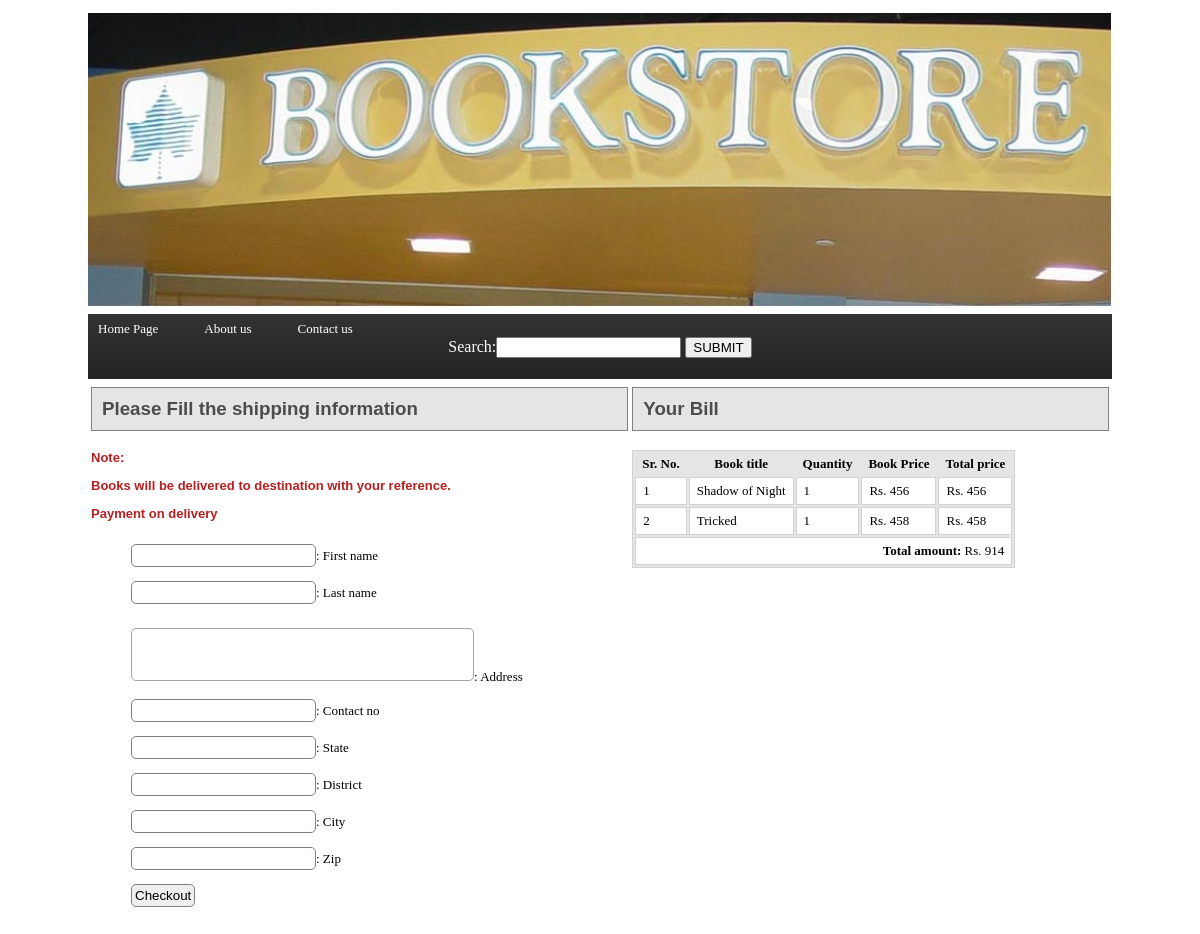
/checkout.php (signed in), run on the app's committed database.
### tables this page shows
CREATE TABLE IF NOT EXISTS `shopping_cart` (
  `cart_id` int(11) NOT NULL AUTO_INCREMENT,
  `book_id` int(11) NOT NULL,
  `user_id` int(11) NOT NULL,
  `quantity` smallint(6) NOT NULL DEFAULT '1',
  `price` int(11) NOT NULL,
  `total_price` int(11) NOT NULL,
  `last_update` int(11) NOT NULL,
  PRIMARY KEY (`cart_id`)
);

CREATE TABLE IF NOT EXISTS `books` (
  `book_id` int(11) NOT NULL AUTO_INCREMENT,
  `book_title` varchar(60) NOT NULL,
  `author_id` int(11) NOT NULL,
  `category_id` int(11) NOT NULL,
  `publisher` varchar(30) NOT NULL,
  `isbn` bigint(20) NOT NULL,
  `quantity` int(11) NOT NULL,
  `price` decimal(10,2) NOT NULL,
  `rating` int(11) DEFAULT NULL,
  `pages` int(11) NOT NULL,
  `description` varchar(1000) DEFAULT NULL,
  `image_name` varchar(60) DEFAULT NULL,
  `image_path` varchar(100) DEFAULT NULL,
  PRIMARY KEY (`book_id`),
  KEY `author_id` (`author_id`),
  KEY `category_id` (`category_id`)
);

### DbFunctions.php (called while the page is built, shortened)
<?php
function select($sql)
{
	$con=DbConnect();
	$result=mysql_query($sql,$con) or die('Error on select query '.mysql_error());
	if(mysql_num_rows($result)>0)
	{
		return $result;
	}
	else
	{
	return 'false';
	}
}
function select_unique($sql)
{
	$con=DbConnect();
	$result=mysql_query($sql,$con) or die('Error on select query '.mysql_error());
	if(mysql_num_rows($result)>0)
	{
		$row=mysql_fetch_assoc($result);
		return $row;
	}
	else
	{
	return 'false';
	}
}
?>

### checkout.php (the view, shortened to what this page needs)
<?php
$user_id=@$_SESSION['user_id'];
?>
<html>
<head>
	<link rel="stylesheet" type="text/css" href="ecomm.css"/>
</head>
<body>
	<div class="container">
	<?php
	include('includes/header.php');
	?>
		<table id="checkout_table" class="checkout_table"  width='100%'>
			<tr>
				<td valign="top">
					<h3 class="title">Please Fill the shipping information</h3>
					<p>Note:</p><p>Books will be delivered to destination with your reference.</p>
					<p>Payment on delivery</p>
					<ul>
						<form action="add_to_cart.php?action=checkout" method="post">
						<li><input type="text" name='shipping_fname'/>: First name</li>
						<li><input type="text" name='shipping_lname'/>: Last name</li>
						<li><textarea  cols="40" rows="3" style="resize:none" name='shipping_address'></textarea>: Address</li>
						<li><input type="text" name='shipping_contact'/>: Contact no</li>
						<li><input type="text" name='shipping_state'/>: State</li>
						<li><input type="text" name='shipping_district'/>: District</li>
						<li><input type="text" name='shipping_city'/>: City</li>
						<li><input type="text" name='shipping_zip'/>: Zip</li>
						<li><input type="submit" name='shipping_form_submit' value="Checkout"/></li>
						</form>
					</ul>
				</td>
				<td valign="top">
				<h3 class='title'>Your Bill</h3>
						<div class='cart'>
								<?php
									$sql="select * from shopping_cart where user_id='$user_id'";
									$result=select($sql);
									if($result!=='false')
									{	$i=1;$total_price=0;
										echo "<table class='cart_table'>";
										echo"<tr><th>Sr. No.</th><th>Book title</th><th>Quantity</th><th>Book Price</th><th>Total price</th></tr>";
										while($row=mysql_fetch_assoc($result))
										{
											$book_id=$row['book_id'];
											$row2=select_unique("select * from books where book_id='$book_id'");
											$book_title=$row2['book_title'];
											echo"<tr>";
											echo"<td>".$i."</td>";
											echo"<td>".$book_title."</td>";
											echo"<td>".$row['quantity']."</td>";
											echo"<td>Rs. ".$row['price']."</td>";
											echo"<td>Rs. ".$row['total_price']."</td>";
											$total_price+=$row['total_price'];
											echo"</tr>";
											$i++;
										}
										echo"<tr>
										<td colspan='5' align='right'> <b>Total amount: </b>Rs. $total_price</td>
										</tr>";
											echo "</table>";
									}
								?>
							</div>
				</td>
			</tr>
	</div>
</body>
</html>

### ecomm.css (style rules this page uses)
div.container { width:1024px; margin:auto; }
h3.title { font-family:Helvetica; color:#4c4c4c; background-color:#e5e5e5; padding:10px; padding-top:none; margin-top:5px; border:1px solid gray; }
div.signup input,select,textarea { margin-top:10px; border-radius:5px; padding:3px; border:1px solid #a5a5a5 }
table.cart_table { border:1px solid lightgray; background-color:#e5e5e5; font-size:13px; font-family:verdana; }
table.cart_table th { padding:3px 7px 3px 7px; }
table.cart_table td { background-color:white; border:1px solid lightgray; padding:5px 7px 5px 7px; }
table.checkout_table p { font-size:13px;font-family:helvetica;font-weight:bold;color:firebrick; }
table.checkout_table ul li { list-style-type:none; padding:7px 0px 7px 0px; font-family:verdana; font-size:13px; }
table.checkout_table ul li input { border:1px solid gray; border-radius:5px; padding:3px; }

### data on the page
shopping_cart: book.book_title "Shadow of Night", quantity "1", price "456", total_price "456"
shopping_cart: book.book_title "Tricked", quantity "1", price "458", total_price "458"

### other printed values
$total_price "914"
